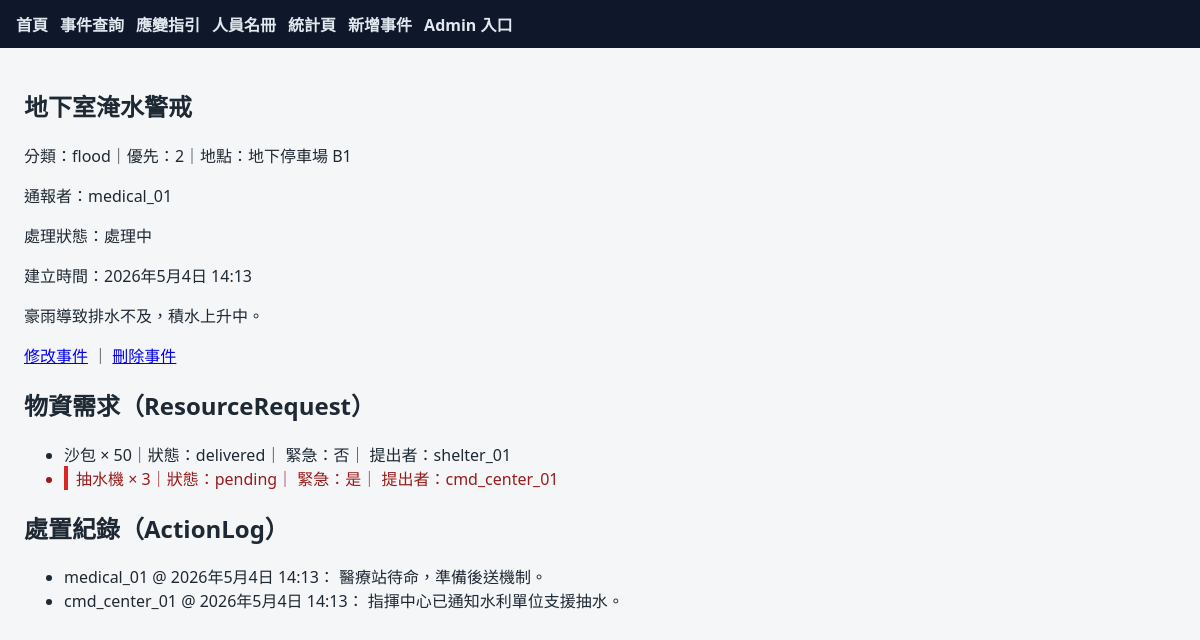
/incident/2/, run on the app's committed database.
### operations/models.py (models this page shows, shortened)
class Incident(models.Model):
    title = models.CharField(max_length=200, verbose_name="事件標題")
    category = models.CharField(max_length=50, verbose_name="事件分類")
    priority = models.IntegerField(verbose_name="優先等級")
    location = models.CharField(max_length=200, verbose_name="發生地點")
    description = models.TextField(verbose_name="事件描述")
    reporter = models.ForeignKey(
        "auth.User",
        on_delete=models.CASCADE,
        related_name="reported_incidents",
        verbose_name="通報者",
    )
    is_active = models.BooleanField(default=True, verbose_name="是否仍在處理中")
    created_at = models.DateTimeField(auto_now_add=True, verbose_name="建立時間")
    class Meta:
        ordering = ["-created_at"]

class ResourceRequest(models.Model):
    STATUS_PENDING = "pending"
    STATUS_APPROVED = "approved"
    STATUS_DELIVERED = "delivered"
    incident = models.ForeignKey(
        Incident,
        on_delete=models.CASCADE,
        related_name="resource_requests",
    )
    requested_by = models.ForeignKey(
        "auth.User",
        on_delete=models.CASCADE,
        related_name="resource_requests_made",
    )
    item_name = models.CharField(max_length=200)
    quantity = models.IntegerField()
    status = models.CharField(max_length=20)
    is_urgent = models.BooleanField(default=False)
    class Meta:
        ordering = ["-pk"]

class ActionLog(models.Model):
    incident = models.ForeignKey(
        Incident,
        on_delete=models.CASCADE,
        related_name="action_logs",
    )
    actor = models.ForeignKey(
        "auth.User",
        on_delete=models.CASCADE,
        related_name="action_logs_performed",
    )
    note = models.TextField()
    created_at = models.DateTimeField(auto_now_add=True)
    class Meta:
        ordering = ["-created_at"]

### operations/views.py (the view)
# urls.py: path("incident/<int:pk>/", views.IncidentDetailView.as_view(), name="incident_detail"),
class IncidentDetailView(DetailView):
    model = Incident
    template_name = "incident_detail.html"
    context_object_name = "incident"
    def get_queryset(self):
        return (
            Incident.objects.select_related("reporter")
            .prefetch_related(
                "resource_requests__requested_by",
                "action_logs__actor",
            )
            .all()
        )

### templates/incident_detail.html (shortened to what this page needs)
{% extends "base.html" %}
{% block content %}
<article class="incident-detail">
    <h1>{{ incident.title }}</h1>
    <p>分類：{{ incident.category }}｜優先：{{ incident.priority }}｜地點：{{ incident.location }}</p>
    <p>通報者：{{ incident.reporter.username }}</p>
    <p>處理狀態：{% if incident.is_active %}處理中{% else %}已結案{% endif %}</p>
    <p>建立時間：{{ incident.created_at }}</p>
    <div class="description">{{ incident.description|linebreaks }}</div>
    <p>
        <a href="{% url 'incident_edit' incident.pk %}">修改事件</a>
        ｜
        <a href="{% url 'incident_delete' incident.pk %}">刪除事件</a>
    </p>
</article>
<section class="nested-requests">
    <h2>物資需求（ResourceRequest）</h2>
    <ul>
        {% for rr in incident.resource_requests.all %}
            <li class="resource-line {% if rr.is_urgent %}urgent{% endif %}">
                {{ rr.item_name }} × {{ rr.quantity }}｜狀態：{{ rr.status }}｜
                緊急：{% if rr.is_urgent %}是{% else %}否{% endif %}｜
                提出者：{{ rr.requested_by.username }}
            </li>
        {% empty %}
            <li>尚無物資需求。</li>
        {% endfor %}
    </ul>
</section>
<section class="nested-logs">
    <h2>處置紀錄（ActionLog）</h2>
    <ul>
        {% for log in incident.action_logs.all %}
            <li>
                {{ log.actor.username }} @ {{ log.created_at }}：
                {{ log.note|linebreaksbr }}
            </li>
        {% empty %}
            <li>尚無處置紀錄。</li>
        {% endfor %}
    </ul>
</section>
{% endblock %}

### static/css/base.css (style rules this page uses)
body { font-family: "Segoe UI", "Noto Sans TC", sans-serif; margin: 0; background: #f4f6f8; color: #1f2933; }
.resource-line.urgent { border-left: 4px solid #dc2626; padding-left: 0.5rem; color: #991b1b; }

### data on the page
Incident: title "地下室淹水警戒", category "flood", priority "2", location "地下停車場 B1", reporter.username "medical_01", created_at "2026年5月4日 14:13", description "豪雨導致排水不及，積水上升中。"
ResourceRequest: item_name "沙包", quantity "50", status "delivered", is_urgent "否", requested_by.username "shelter_01"
ResourceRequest: item_name "抽水機", quantity "3", status "pending", is_urgent "是", requested_by.username "cmd_center_01"
ActionLog: actor.username "medical_01", created_at "2026年5月4日 14:13", note "醫療站待命，準備後送機制。"
ActionLog: actor.username "cmd_center_01", created_at "2026年5月4日 14:13", note "指揮中心已通知水利單位支援抽水。"
